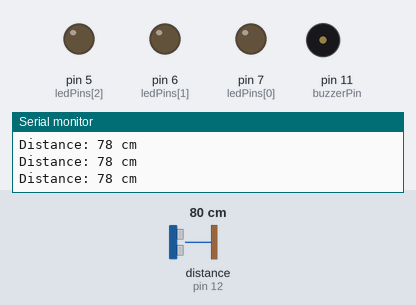
Bench run of a sketch on a simulated Arduino Uno, built with avr-gcc and run on an emulated ATmega328P. Shown: output pins drawn as LEDs (lit = HIGH), buzzer (waves = sounding), the last lines printed to the serial monitor. Wiring (inferred from the names in the program): ultrasonic range finder: trigger pin 13; echo pin 12. Dashed ring = blinking. Inputs (shaded band) come from the test bench; at power-on: distance to the obstacle (sensor on pin 12) 80 cm. The echo pulse lasts 58.3 µs per cm; pins used as bus, display or sensor lines are not drawn.

Above: at 1.2 s.
1.3 s: distance to the obstacle (sensor on pin 12) set to 35 cm
2.8 s: distance to the obstacle (sensor on pin 12) set to 29 cm
At 3.6 s:
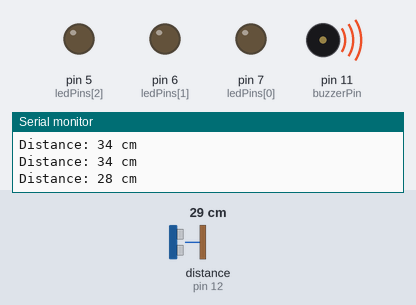
At 4.6 s:
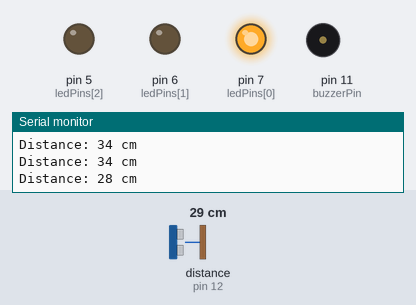
5.8 s: distance to the obstacle (sensor on pin 12) set to 24 cm
8.5 s: distance to the obstacle (sensor on pin 12) set to 20 cm
At 9.7 s:
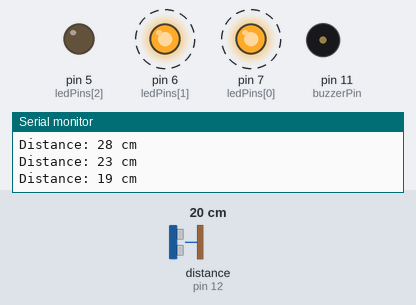
11.5 s: distance to the obstacle (sensor on pin 12) set to 13 cm
14.5 s: distance to the obstacle (sensor on pin 12) set to 10 cm
At 14.98 s:
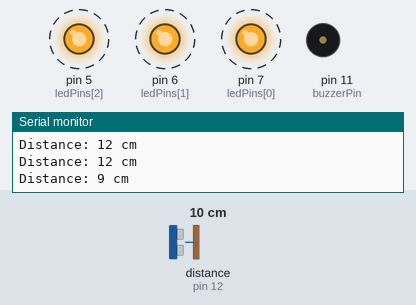
Timing chart, 0 to 18.5 s (numbered marks = the images above; inputs shaded):
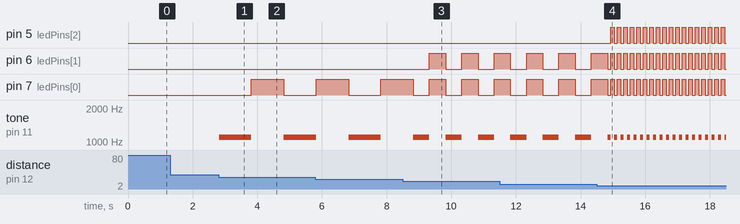

The sketch:

sketch_sep16a.ino
```cpp
#define TRIGGER_PIN 13
#define ECHO_PIN 12
#define MAX_DISTANCE 200

int buzzerPin = 11;
int ledPins[] = {7, 6, 5};
int thresholdDist1 = 10; // All LEDs blinking
int thresholdDist2 = 20; // Two LEDs blinking
int thresholdDist3 = 30; // One LED blinking
int maxDistance = 40; // Maximum distance for no blinking or beeping

void setup() {
  for (int i = 0; i < 3; i++) {
    pinMode(ledPins[i], OUTPUT);
    digitalWrite(ledPins[i], LOW);
  }
  pinMode(buzzerPin, OUTPUT);
  digitalWrite(buzzerPin, LOW);
  pinMode(TRIGGER_PIN, OUTPUT);
  pinMode(ECHO_PIN, INPUT);
  Serial.begin(9600);
}

void loop() {
  digitalWrite(TRIGGER_PIN, LOW);
  delayMicroseconds(2);
  digitalWrite(TRIGGER_PIN, HIGH);
  delayMicroseconds(10);
  digitalWrite(TRIGGER_PIN, LOW);

  long duration = pulseIn(ECHO_PIN, HIGH);
  int distance = duration * 0.034 / 2; // Calculate distance in centimeters

  Serial.print("Distance: ");
  Serial.print(distance);
  Serial.println(" cm");

  if (distance <= thresholdDist1) {
    beep(100); // Fast beep
    blinkAll(100); // All LEDs blink fast
  } else if (distance <= thresholdDist2) {
    beep(500); // Medium beep
    blinkTwo(500); // Two LEDs blink at medium speed
  } else if (distance <= thresholdDist3) {
    beep(1000); // Slow beep
    blinkOne(1000); // One LED blinks at slow speed
  } else if (distance <= maxDistance) {
    noTone(buzzerPin);
    for (int i = 0; i < 3; i++) {
      digitalWrite(ledPins[i], LOW);
    }
  }
}

void beep(unsigned int duration) {
  tone(buzzerPin, 1100); // Beep at 1100 Hz
  delay(duration);
  noTone(buzzerPin);
}

void blinkAll(unsigned int duration) {
  for (int i = 0; i < 3; i++) {
    digitalWrite(ledPins[i], HIGH);
  }
  delay(duration);
  for (int i = 0; i < 3; i++) {
    digitalWrite(ledPins[i], LOW);
  }
}

void blinkTwo(unsigned int duration) {
  for (int i = 0; i < 2; i++) {
    digitalWrite(ledPins[i], HIGH);
  }
  delay(duration);
  for (int i = 0; i < 2; i++) {
    digitalWrite(ledPins[i], LOW);
  }
}

void blinkOne(unsigned int duration) {
  digitalWrite(ledPins[0], HIGH);
  delay(duration);
  digitalWrite(ledPins[0], LOW);
}
```

Measured:
- the behaviour switches between 32 and 31 cm on distance to the obstacle (sensor on pin 12) (found by bisection; images 0 and 1)
- the behaviour switches between 22 and 21 cm on distance to the obstacle (sensor on pin 12) (found by bisection; images 2 and 3)
- the behaviour switches between 12 and 11 cm on distance to the obstacle (sensor on pin 12) (found by bisection; images 3 and 4)
- after the input at 2.8 s, pin 7 (ledPins[0]): LOW → HIGH after 1.0 s, → LOW 1.0 s later; tone on pin 11 (buzzerPin): silent → 1100 Hz at once, → silent 1.0 s later, → 1100 Hz 1.0 s later
- after the input at 8.5 s, pin 6 (ledPins[1]): alternates HIGH for 0.50 s and LOW for 0.50 s, starting after 0.83 s
- after the input at 14.5 s, pin 5 (ledPins[2]), pin 6 (ledPins[1]), pin 7 (ledPins[0]): alternates HIGH for 0.10 s and LOW for 0.10 s, starting after 0.44 s; tone on pin 11 (buzzerPin): alternates 1100 Hz for 0.10 s and silent for 0.10 s, starting after 0.44 s
